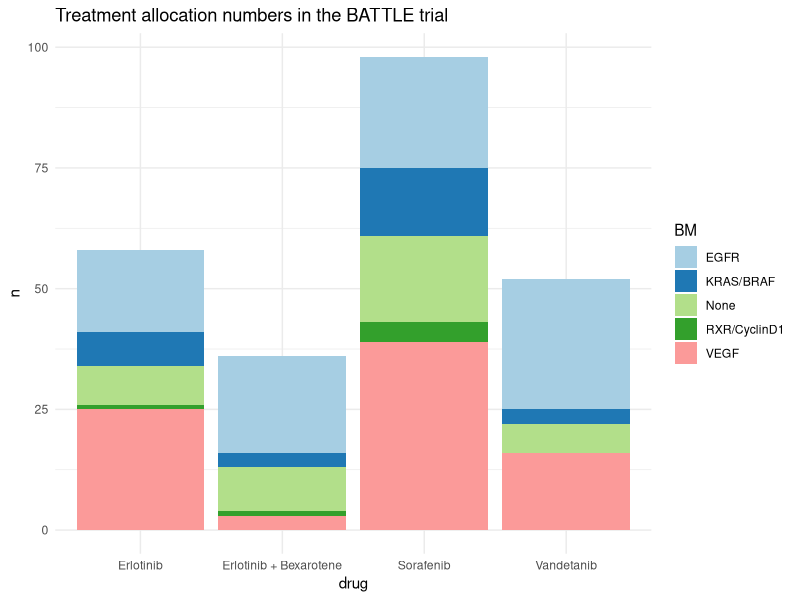
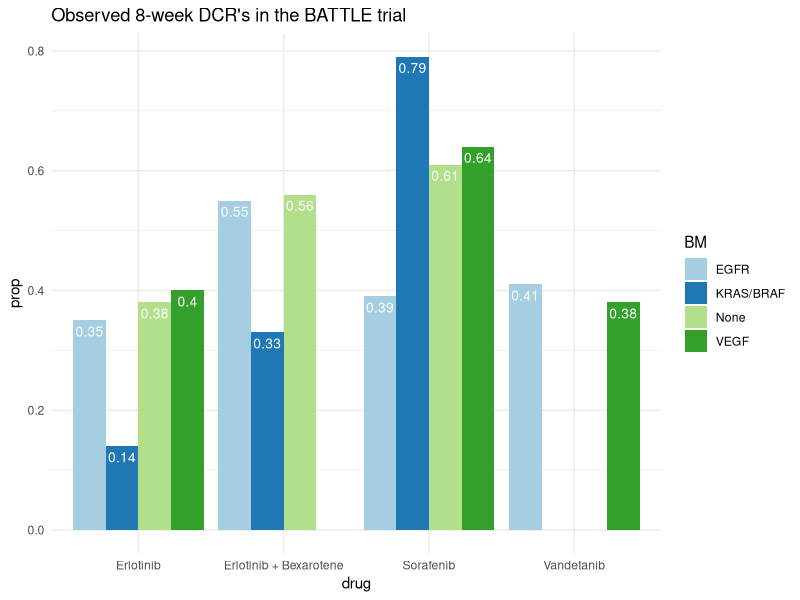

R code for these plots, in order:
## Bar plots visualizing BATTLE trial data

library(ggplot2)

df2 <- data.frame(drug=rep(c("Erlotinib", "Vandetanib", "Erlotinib + Bexarotene", "Sorafenib"), each=5),
			BM=rep(c("EGFR", "KRAS/BRAF", "VEGF", "RXR/CyclinD1", "None"), 4),
			n=c(17, 7, 25, 1, 8, 27, 3, 16, 0, 6, 20, 3, 3, 1, 9, 23, 14, 39, 4, 18),
			resp=c(6, 1, 10, 0, 3, 11, 0, 6, 0, 0, 11, 1, 0, 1, 5, 9, 11, 25, 1, 11)
)

df2$prop <- round(df2$resp/df2$n, digits=2)
df3 <- df2[df2$BM!="RXR/CyclinD1",]

ggplot(data=df2, aes(x=drug, y=n, fill=BM)) + geom_bar(stat="identity") + 
scale_fill_brewer(palette="Paired")+
ggtitle("Treatment allocation numbers in the BATTLE trial") +
theme_minimal()

ggplot(data=df3, aes(x=drug, y=prop, fill=BM)) + 
  geom_bar(stat="identity", , position=position_dodge()) +
scale_fill_brewer(palette="Paired")+
geom_text(aes(label=prop), vjust=1.6, color="white", position = position_dodge(0.9), size=3.5) +
ggtitle("Observed 8-week DCR's in the BATTLE trial") +
theme_minimal()

m1 <- c(58, 52, 36, 98)
m1/sum(m1)

m2 <- c(87, 27, 83, 6, 41)
m2/sum(m2)